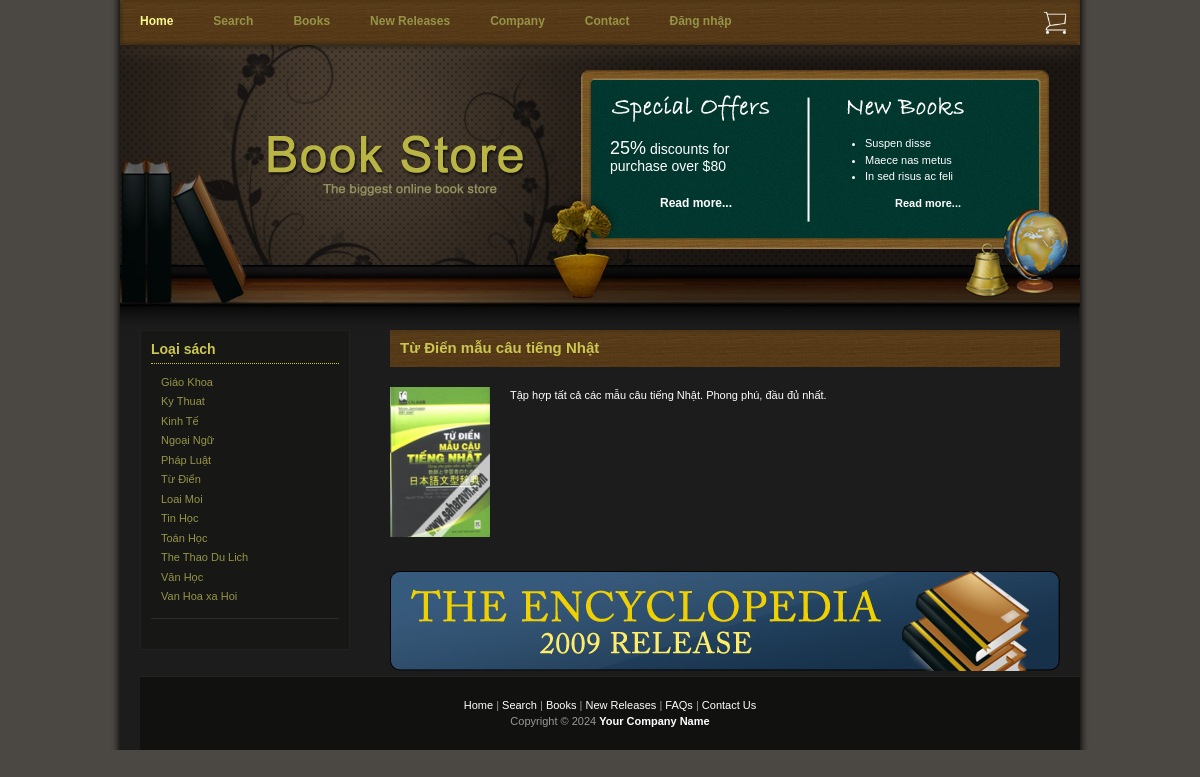
The page /bookstore/index.php?mo=sach&ac=chitiet&ms=td01 on the database its author committed.
### tables this page shows
CREATE TABLE IF NOT EXISTS `loai` (
  `maloai` varchar(5) NOT NULL,
  `tenloai` varchar(50) NOT NULL,
  PRIMARY KEY (`maloai`)
);

CREATE TABLE IF NOT EXISTS `sach` (
  `masach` varchar(15) NOT NULL,
  `tensach` varchar(250) NOT NULL,
  `mota` text NOT NULL,
  `gia` int(10) NOT NULL,
  `hinh` varchar(50) NOT NULL,
  `manxb` varchar(5) NOT NULL,
  `maloai` varchar(5) NOT NULL,
  PRIMARY KEY (`masach`),
  KEY `manxb` (`manxb`,`maloai`),
  KEY `maloai` (`maloai`)
);

### bookstore/classes/Db.class.php (called while the page is built, shortened)
<?php
class Db{
		private $pdo= null;
		public function __construct()
		{
			$driver="mysql:host=". HOST."; dbname=". DB_NAME;
			try
			{
				$this->pdo = new PDO($driver, DB_USER, DB_PASS);
				$this->pdo->query("set names 'utf8' ");
			}
			catch(PDOException $e)
			{
				echo "Err:". $e->getMessage();	exit();
			}
		}
		private function query($sql, $arr = array(), $mode = PDO::FETCH_ASSOC)
		{
			$stm = $this->pdo->prepare($sql);
			if (!$stm->execute( $arr))
				{
				echo "Sql lỗi.";
				echo $this->sql_debug($sql,$arr);
				}
			return $stm->fetchAll($mode);
		}
		public function exeQuery($sql,  $arr = array(), $mode = PDO::FETCH_ASSOC)
		{
			return $this->query($sql, $arr, $mode);
		}
	}
?>

### bookstore/classes/Loai.class.php (called while the page is built, shortened)
<?php
class Loai extends Db{
	public function tatCa()
	{
		$sql="select * from loai";
		return $this->exeQuery($sql);
	}
}
?>

### bookstore/classes/Sach.class.php (called while the page is built, shortened)
<?php
class Sach extends Db{
	public function thongTin1Sach($ma)
	{
		$sql="select * from sach where masach=?";
		return $this->exeQuery($sql,array($ma));
	}
}
?>

### bookstore/loai.php (the view)
<div class="templatemo_content_left_section">
    <h1>Loại sách</h1>
    <ul>
        <?php
        $loaiDb=new Loai();
        $loais=$loaiDb->tatCa();
        foreach ($loais as $loai) {
        ?>
        <li><a href="index.php?mod=sach&ac=sach1loai&ml=<?php echo $loai['maloai'] ?>"><?php echo $loai['tenloai'] ?></a></li>
        <?php } ?>
    </ul>
</div>

### bookstore/chitiet.php
<?php
$sach_db=new Sach;
$chitiet=$sach_db->thongTin1Sach($_GET['ms']);
if(count($chitiet)>0)
    $chitiet=$chitiet[0];
?>
<h1><?php echo $chitiet['tensach'];?></h1>
<div class="image_panel"><img src="images/sach/<?php echo $chitiet['hinh'];?>" alt="CSS Template" width="100" height="150" /></div>
<?php echo $chitiet['mota'];?>
<div class="cleaner_with_height">&nbsp;</div>
<a href="index.html"><img src="images/templatemo_ads.jpg" alt="css template ad" /></a>

### bookstore/css/templatemo_style.css (style rules this page uses)
body { margin: 0; padding: 0; line-height: 1.5em; font-family: Verdana, Arial, san-serif; font-size: 11px; color: #ffffff; background: #4b4743; }
a:link, a:visited { color: #e6e154; text-decoration: none; font-weight: bold; }
img { margin: 0px; padding: 0px; border: none; }
.cleaner_with_height { clear: both; width: 100%; height: 30px; font-size: 1px; }
#templatemo_content_left .templatemo_content_left_section { clear: both; padding-bottom: 10px; border-bottom: 1px solid #2b2b2a; margin-bottom: 20px; }
.templatemo_content_left_section h1 { font-size: 14px; color: #cbc750; padding: 0 0 5px 0; margin: 0 0 10px 0; border-bottom: 1px dotted #cbc750; }
.templatemo_content_left_section ul { padding: 0; margin: 0; }
.templatemo_content_left_section ul li { padding: 0 0 3px 10px; list-style: none; }
.templatemo_content_left_section ul li a { font-weight: normal; text-decoration: none; color: #969547; }
#templatemo_content_right h1 { padding: 10px; margin: 0 0 20px 0; font-size: 15px; color: #cbc750; background: url(images/templatemo_h1_bg.jpg); }
#templatemo_content_right .image_panel { float: left; width: 100px; margin-right: 20px; }

### rows shown on the page
loai: tenloai "Giáo Khoa"
loai: tenloai "Ky Thuat"
loai: tenloai "Kinh Tế"
loai: tenloai "Ngoại Ngữ"
loai: tenloai "Pháp Luật"
loai: tenloai "Từ Điển"
loai: tenloai "Loai Moi"
loai: tenloai "Tin Học"
loai: tenloai "Toán Học"
loai: tenloai "The Thao Du Lich"
loai: tenloai "Văn Học"
loai: tenloai "Van Hoa xa Hoi"
sach: tensach "Từ Điển mẫu câu tiếng Nhật", hinh (picture), mota "Tập hợp tất cả các mẫu câu tiếng Nhật. Phong phú, đầu đủ nhất."
